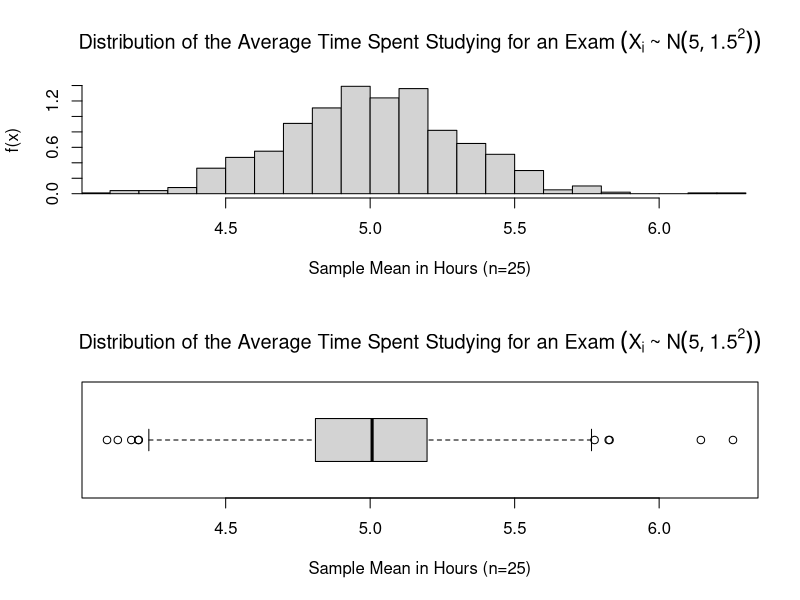

Write R code to recreate this figure.
###################
# FINAL PROJECT: PART 1A - STAT 3201(DONGES)
# HARSHIL PATEL, 11/23/2018   
###################

#set working directory
setwd("C:/Users/offic/OneDrive - The Ohio State University/data analytics/R programming Files/project")

set.seed(35) #this ensures you'll get the same random process every time you run the code

#################################
# Part 1A:
#################################

#Model the time spent studying for an exam. Take 1,000 random samples of size 25 from the distributions below. 
#Plot the empirical distribution of the sample mean, estimate the mean of the sample mean, and estimate the
#standard deviation of the sample mean. Compare the results to the theoretical results.

#THe distribution of one student's time spent studying for an exam is 
#normally distrubuted, with mean 5 hours and standard deviation of 1.5 hours.

mean<-5
stdeviation<-1.5
sampleSize<-25
numberOfSamples<-1000
vectorOfSampleMeans<-vector()
samples<-vector()
# use a loop to generate and record 1000 random sample means with x[i]~N(5,1.5^2) from samples of size 25.
for (i in 1:numberOfSamples) {
  samples<- rnorm(sampleSize,mean = mean,sd = stdeviation)
  vectorOfSampleMeans[i]<-mean(samples)
}
#Determine the estimated mean & st. deviation of sample mean.
avgOfSampleMean<-mean(vectorOfSampleMeans)
sdtOfSampleMean<-sd(vectorOfSampleMeans)

#Determine the theoretical mean & st. deviation of sample mean.
theoreticalMeanOfSampleMean<-mean
theoreticalSDTOfSampleMean<-(1.5)/(sqrt(sampleSize))

#Data Visualization, create a histrogram & boxplot of sample mean generated from previous operation.
par(mfrow=c(2,1))
hist(vectorOfSampleMeans,
    main = expression("Distribution of the Average Time Spent Studying for an Exam"~ (X[i]~"~"~N(5,1.5^{2}))),
    ylab='f(x)',
    xlab = "Sample Mean in Hours (n=25)",
    breaks = 25,
    xlim = c(min(vectorOfSampleMeans),max(vectorOfSampleMeans)),
    freq = FALSE)
boxplot(vectorOfSampleMeans,
    main = expression("Distribution of the Average Time Spent Studying for an Exam"~ (X[i]~"~"~N(5,1.5^{2}))),
    xlab = "Sample Mean in Hours (n=25)",
    horizontal = TRUE)